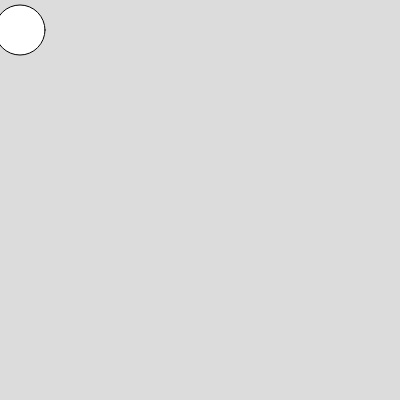
Frame 1 (no input)
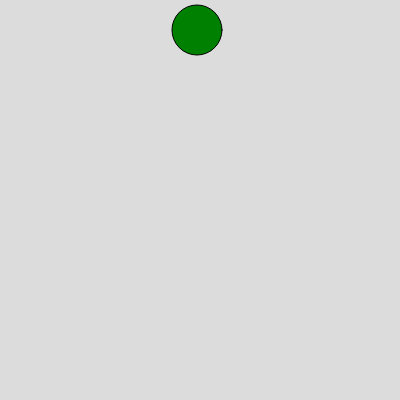
Frame 60 (no input)
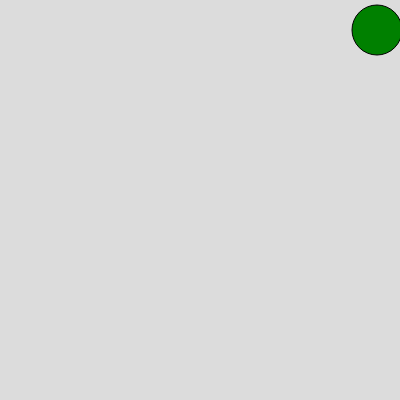
Frame 120 (the mouse pressed at the canvas centre since frame 60)

The p5.js sketch that drew these frames (run headless with seeded random() and noise() and a simulated clock; from frame 60 on, the mouse is pressed at the canvas centre):

// p5.js sketch
// ── sketch.js
var ball={
  x:20,
  y:30,
  r:50,
  xspeed:0,
  yspeed:0,
  color:["blue","red","green","black"]
}

function setup() {
  createCanvas(400, 400);
}

function draw() {
  background(220);
  circle(ball.x,ball.y,ball.r)
  fill(ball.color[2])
ball.xspeed=3
ball.x=ball.x+ball.xspeed
}
